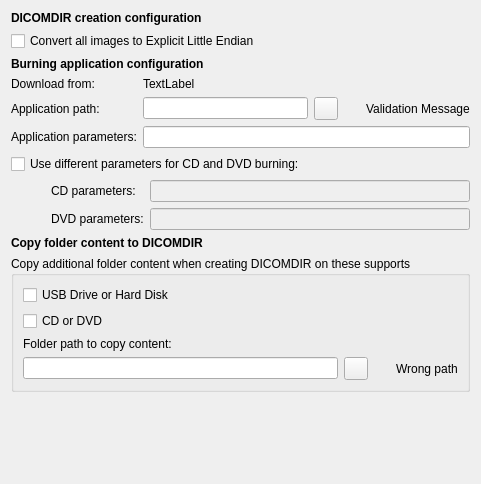
<?xml version="1.0" encoding="UTF-8"?>
<ui version="4.0">
 <class>udg::QDICOMDIRConfigurationScreenBase</class>
 <widget class="QWidget" name="udg::QDICOMDIRConfigurationScreenBase">
  <property name="geometry">
   <rect>
    <x>0</x>
    <y>0</y>
    <width>481</width>
    <height>484</height>
   </rect>
  </property>
  <property name="windowTitle">
   <string>DICOMDIR Configuration</string>
  </property>
  <property name="windowIcon">
   <iconset resource="../main/main.qrc">
    <normaloff>:/images/icons/media-optical-dicom.svg</normaloff>:/images/icons/media-optical-dicom.svg</iconset>
  </property>
  <layout class="QVBoxLayout" name="verticalLayout">
   <item>
    <widget class="QLabel" name="label_2">
     <property name="font">
      <font>
       <weight>75</weight>
       <bold>true</bold>
      </font>
     </property>
     <property name="text">
      <string>DICOMDIR creation configuration</string>
     </property>
    </widget>
   </item>
   <item>
    <widget class="QCheckBox" name="m_checkBoxConvertDICOMDIRImagesToLittleEndian">
     <property name="text">
      <string>Convert all images to Explicit Little Endian</string>
     </property>
    </widget>
   </item>
   <item>
    <widget class="QLabel" name="label">
     <property name="font">
      <font>
       <weight>75</weight>
       <bold>true</bold>
      </font>
     </property>
     <property name="text">
      <string>Burning application configuration</string>
     </property>
    </widget>
   </item>
   <item>
    <layout class="QFormLayout" name="formLayout">
     <item row="0" column="0">
      <widget class="QLabel" name="m_burningApplicationDownloadURLLabel">
       <property name="text">
        <string>Download from:</string>
       </property>
      </widget>
     </item>
     <item row="0" column="1">
      <widget class="QLabel" name="m_burningApplicationDownloadURL">
       <property name="text">
        <string>TextLabel</string>
       </property>
       <property name="openExternalLinks">
        <bool>true</bool>
       </property>
       <property name="textInteractionFlags">
        <set>Qt::LinksAccessibleByMouse|Qt::TextSelectableByMouse</set>
       </property>
      </widget>
     </item>
     <item row="1" column="0">
      <widget class="QLabel" name="textLabel1_9">
       <property name="text">
        <string>Application path:</string>
       </property>
      </widget>
     </item>
     <item row="1" column="1">
      <layout class="QHBoxLayout">
       <item>
        <widget class="QLineEdit" name="m_textBurningApplicationPath">
         <property name="enabled">
          <bool>true</bool>
         </property>
        </widget>
       </item>
       <item>
        <widget class="QToolButton" name="m_buttonExaminateBurningApplication">
         <property name="toolTip">
          <string>Examine disk to find the application</string>
         </property>
         <property name="icon">
          <iconset resource="../main/main.qrc">
           <normaloff>:/images/icons/document-open.svg</normaloff>:/images/icons/document-open.svg</iconset>
         </property>
        </widget>
       </item>
       <item>
        <widget class="QLabel" name="m_burningApplicationPathValidationIcon">
         <property name="minimumSize">
          <size>
           <width>16</width>
           <height>16</height>
          </size>
         </property>
         <property name="maximumSize">
          <size>
           <width>16</width>
           <height>16</height>
          </size>
         </property>
         <property name="styleSheet">
          <string notr="true">image: url(:/images/icons/emblem-warning.svg);</string>
         </property>
        </widget>
       </item>
       <item>
        <widget class="QLabel" name="m_burningApplicationPathValidationLabel">
         <property name="text">
          <string>Validation Message</string>
         </property>
         <property name="wordWrap">
          <bool>true</bool>
         </property>
        </widget>
       </item>
      </layout>
     </item>
     <item row="2" column="0">
      <widget class="QLabel" name="textLabel1_8">
       <property name="text">
        <string>Application parameters:</string>
       </property>
      </widget>
     </item>
     <item row="2" column="1">
      <widget class="QLineEdit" name="m_textBurningApplicationParameters"/>
     </item>
    </layout>
   </item>
   <item>
    <widget class="QCheckBox" name="m_checkBoxHasDifferentCDDVDParameteres">
     <property name="text">
      <string>Use different parameters for CD and DVD burning:</string>
     </property>
    </widget>
   </item>
   <item>
    <layout class="QHBoxLayout" name="horizontalLayout">
     <item>
      <spacer>
       <property name="orientation">
        <enum>Qt::Horizontal</enum>
       </property>
       <property name="sizeType">
        <enum>QSizePolicy::Fixed</enum>
       </property>
       <property name="sizeHint" stdset="0">
        <size>
         <width>40</width>
         <height>48</height>
        </size>
       </property>
      </spacer>
     </item>
     <item>
      <layout class="QFormLayout" name="formLayout_2">
       <item row="0" column="0">
        <widget class="QLabel" name="labelCDParameters">
         <property name="text">
          <string>CD parameters:</string>
         </property>
        </widget>
       </item>
       <item row="0" column="1">
        <widget class="QLineEdit" name="m_textBurningApplicationCDParameters">
         <property name="enabled">
          <bool>false</bool>
         </property>
        </widget>
       </item>
       <item row="1" column="0">
        <widget class="QLabel" name="labelDVDParameteres">
         <property name="enabled">
          <bool>true</bool>
         </property>
         <property name="text">
          <string>DVD parameters:</string>
         </property>
        </widget>
       </item>
       <item row="1" column="1">
        <widget class="QLineEdit" name="m_textBurningApplicationDVDParameters">
         <property name="enabled">
          <bool>false</bool>
         </property>
        </widget>
       </item>
      </layout>
     </item>
    </layout>
   </item>
   <item>
    <widget class="QLabel" name="label_3">
     <property name="font">
      <font>
       <weight>75</weight>
       <bold>true</bold>
      </font>
     </property>
     <property name="text">
      <string>Copy folder content to DICOMDIR</string>
     </property>
    </widget>
   </item>
   <item>
    <widget class="QGroupBox" name="groupBox">
     <property name="title">
      <string>Copy additional folder content when creating DICOMDIR on these supports</string>
     </property>
     <layout class="QVBoxLayout" name="verticalLayout_2">
      <item>
       <widget class="QCheckBox" name="m_checkBoxCopyFolderContentToDICOMDIRUsbHardDisk">
        <property name="text">
         <string>USB Drive or Hard Disk</string>
        </property>
       </widget>
      </item>
      <item>
       <widget class="QCheckBox" name="m_checkBoxCopyFolderContentToDICOMDIRCdDvd">
        <property name="text">
         <string>CD or DVD</string>
        </property>
       </widget>
      </item>
      <item>
       <widget class="QLabel" name="textLabel1_10">
        <property name="text">
         <string>Folder path to copy content:</string>
        </property>
       </widget>
      </item>
      <item>
       <layout class="QHBoxLayout" name="horizontalLayout_3">
        <item>
         <widget class="QLineEdit" name="m_textDICOMDIRFolderPathToCopy"/>
        </item>
        <item>
         <widget class="QToolButton" name="m_buttonExaminateDICOMDIRFolderPathToCopy">
          <property name="toolTip">
           <string>Browse disk to find the folder to copy to DICOMDIR</string>
          </property>
          <property name="icon">
           <iconset resource="../main/main.qrc">
            <normaloff>:/images/icons/document-open.svg</normaloff>:/images/icons/document-open.svg</iconset>
          </property>
         </widget>
        </item>
        <item>
         <widget class="QLabel" name="m_copyFolderContentValidationIcon">
          <property name="minimumSize">
           <size>
            <width>16</width>
            <height>16</height>
           </size>
          </property>
          <property name="maximumSize">
           <size>
            <width>16</width>
            <height>16</height>
           </size>
          </property>
          <property name="styleSheet">
           <string notr="true">image: url(:/images/icons/emblem-warning.svg);</string>
          </property>
         </widget>
        </item>
        <item>
         <widget class="QLabel" name="m_copyFolderContentValidationLabel">
          <property name="text">
           <string>Wrong path</string>
          </property>
          <property name="wordWrap">
           <bool>true</bool>
          </property>
         </widget>
        </item>
       </layout>
      </item>
     </layout>
    </widget>
   </item>
   <item>
    <spacer>
     <property name="orientation">
      <enum>Qt::Vertical</enum>
     </property>
     <property name="sizeHint" stdset="0">
      <size>
       <width>20</width>
       <height>40</height>
      </size>
     </property>
    </spacer>
   </item>
  </layout>
 </widget>
 <resources>
  <include location="../main/main.qrc"/>
  <include location="../main/main.qrc"/>
 </resources>
 <connections>
  <connection>
   <sender>m_checkBoxHasDifferentCDDVDParameteres</sender>
   <signal>toggled(bool)</signal>
   <receiver>m_textBurningApplicationDVDParameters</receiver>
   <slot>setEnabled(bool)</slot>
   <hints>
    <hint type="sourcelabel">
     <x>286</x>
     <y>202</y>
    </hint>
    <hint type="destinationlabel">
     <x>575</x>
     <y>255</y>
    </hint>
   </hints>
  </connection>
  <connection>
   <sender>m_checkBoxHasDifferentCDDVDParameteres</sender>
   <signal>toggled(bool)</signal>
   <receiver>m_textBurningApplicationCDParameters</receiver>
   <slot>setEnabled(bool)</slot>
   <hints>
    <hint type="sourcelabel">
     <x>347</x>
     <y>202</y>
    </hint>
    <hint type="destinationlabel">
     <x>575</x>
     <y>229</y>
    </hint>
   </hints>
  </connection>
  <connection>
   <sender>m_checkBoxHasDifferentCDDVDParameteres</sender>
   <signal>toggled(bool)</signal>
   <receiver>m_textBurningApplicationParameters</receiver>
   <slot>setDisabled(bool)</slot>
   <hints>
    <hint type="sourcelabel">
     <x>227</x>
     <y>202</y>
    </hint>
    <hint type="destinationlabel">
     <x>383</x>
     <y>175</y>
    </hint>
   </hints>
  </connection>
 </connections>
</ui>
